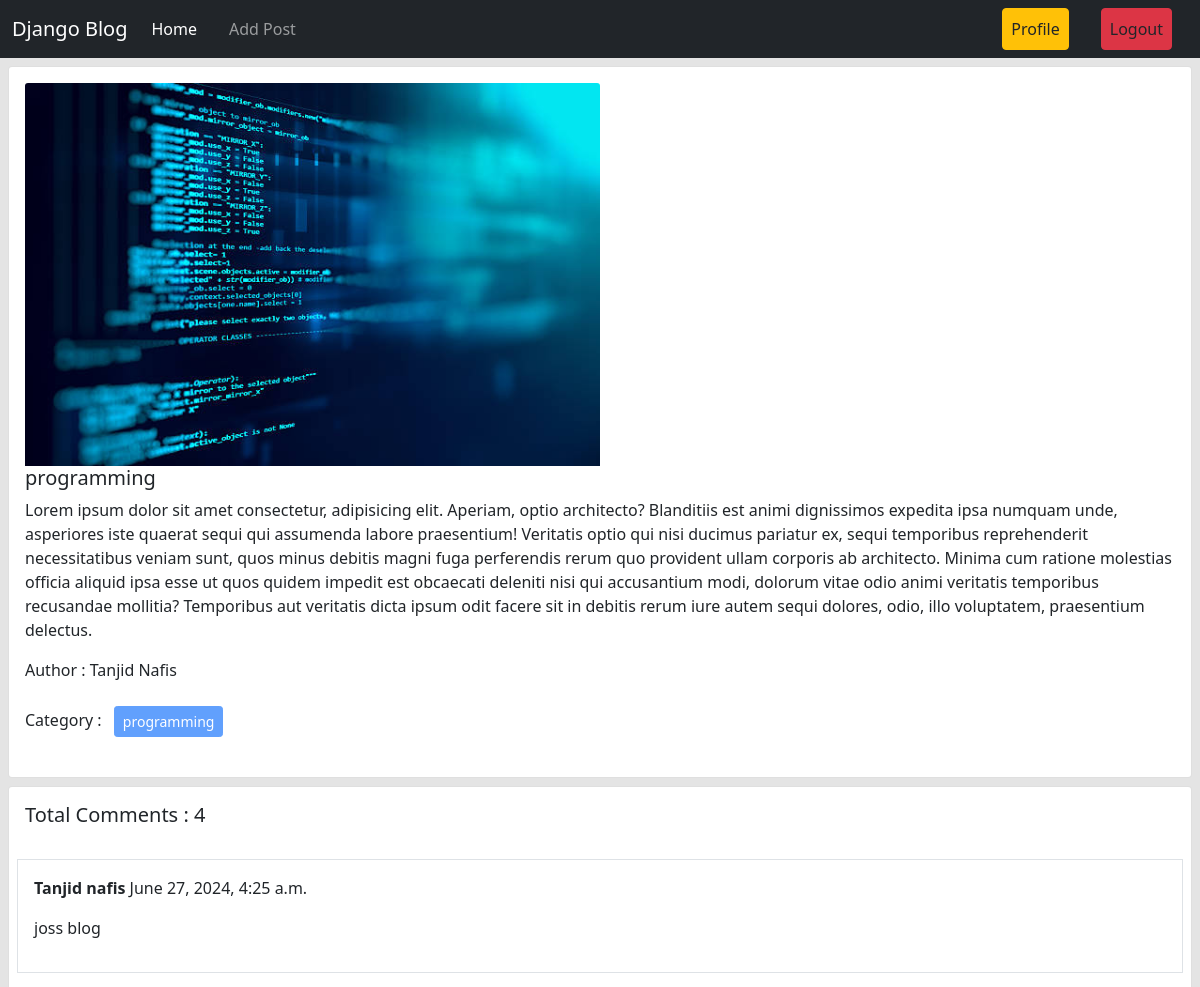
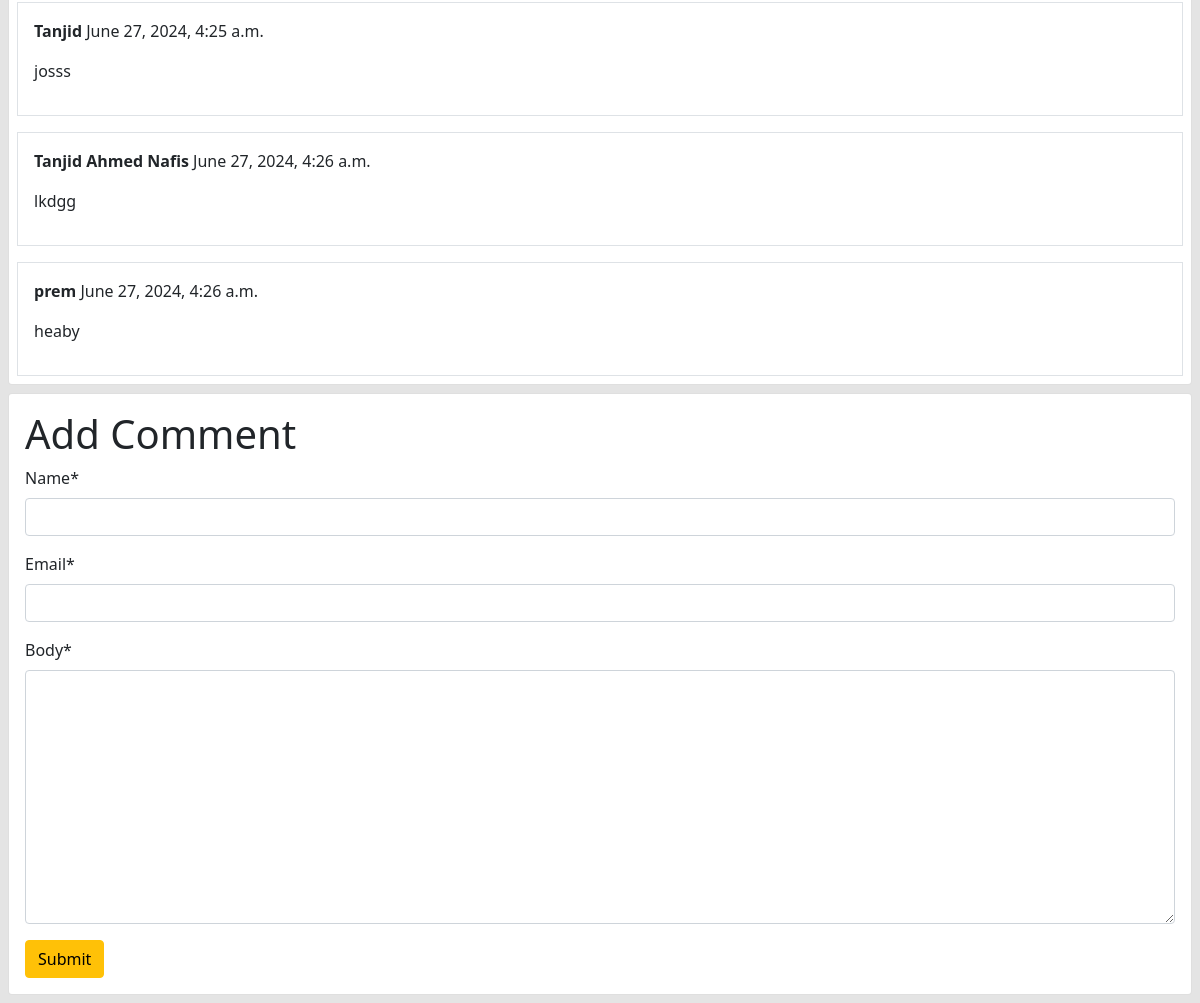
Screenshot of /post/details_post/5 (signed in) with the database file from the repository (2 pictures, top to bottom).
### post/models.py (models this page shows, shortened)
class Post(models.Model):
    title=models.CharField(max_length=100)
    content=models.TextField()
    category=models.ManyToManyField(Category)
    author=models.ForeignKey(User,on_delete=models.CASCADE)
    image=models.ImageField(upload_to='post/media/uploads/', blank=True,null=True)

class Comment(models.Model):
    post=models.ForeignKey(Post, on_delete=models.CASCADE, related_name='comments')
    name=models.CharField(max_length=120)
    email=models.EmailField()
    body=models.TextField()
    created_on=models.DateTimeField(auto_now_add=True)

### categories/models.py (models this page shows, shortened)
class Category(models.Model):
    name=models.CharField(max_length=100)
    slug=models.SlugField(max_length=100,unique=True,null=True,blank=True)

### post/views.py (the view, shortened to what this page needs)
# urls.py: path('details_post/<int:id>',views.DetailsView.as_view(),name='detail_view')
@method_decorator(login_required,name='dispatch')
class DetailsView(DetailView):
    model=models.Post
    pk_url_kwarg='id'
    template_name='post_detail.html'
    def get_context_data(self, **kwargs):
        context = super().get_context_data(**kwargs)
        post=self.object
        comments=post.comments.all()
        form=forms.CommentForm()
        context["comments"] =comments
        context["form"] =form
        return context

### post/forms.py
class CommentForm(forms.ModelForm):
    class Meta:
        model =Comment
        fields=['name','email','body']

### post/templates/post_detail.html (shortened to what this page needs)
{% extends 'base.html' %}
{% load crispy_forms_tags %}
{% block content %}
<div class="col-12">
    <div class="card m-2">
      <div class="card-body">
        {% if post.image %}
        <img style="width:50%;" src="{{ post.image.url }}" class="card-img-top" alt="...">
      {% else %}
        <img src="" class="card-img-top" alt="No image available">
      {% endif %}
        <h5 class="card-title">{{post.title}}</h5>
        <p class="card-text">{{post.content}}</p>
        <p>Author : {{post.author.first_name}} {{post.author.last_name}}</p>
        <p>
          Category : {% for cat in post.category.all %}
          <button class="btn btn-primary btn-sm m-2" disabled>
            {{cat.name}}
          </button>
          {% endfor %}
        </p>
      </div>
    </div>
  </div>
  <div class="card m-2">
    <h5 class="p-3">Total Comments : {{ comments|length }}</h5>
    {% for comment in comments %}
        <div class="card-body border m-2">
            <p><b>{{ comment.name }}</b> {{ comment.created_on }}</p>
            <p>{{ comment.body }}</p>
        </div>
    {% endfor %}
</div>
<div class="card m-2">
    <div class="card-body">
        <form method="post">
            <h1>Add Comment</h1>
            {{ form|crispy }}
            <button class="btn btn-warning">Submit</button>
        </form>
    </div>
</div>
{% endblock %}

### templates/base.html (shortened to what this page needs)
<!DOCTYPE html>
<html lang="en">
  <head>
    <link
      href="https://cdn.jsdelivr.net/npm/bootstrap@5.0.2/dist/css/bootstrap.min.css"
      rel="stylesheet"
    />
  </head>
  <body style="background-color : #e4e4e4">
    <nav class="navbar navbar-expand-lg navbar-dark bg-dark">
      <div class="container-fluid">
        <a class="navbar-brand" href="{% url 'homepage' %}">Django Blog</a>
        <div class="collapse navbar-collapse" id="navbarSupportedContent">
          <ul class="navbar-nav me-auto mb-2 mb-lg-0">
            <li class="nav-item">
              <a
                class="nav-link active"
                aria-current="page"
                href="{% url 'homepage' %}"
                >Home</a
              >
            </li>
            {% if request.user.is_authenticated %}
            <li class="nav-item mx-3">
              <a
                class="nav-link"
                href="{% url 'add_post' %}"
                >Add Post</a
              >
            </li>
            {% endif %}
          </ul>
          <div class="d-flex">
            <ul class="navbar-nav me-auto mb-2 mb-lg-0">
              {% if request.user.is_authenticated %}
              <li class="nav-item mx-3">
                <a
                  class="nav-link btn btn-warning text-dark"
                  href="{% url 'profile' %}"
                  >Profile</a
                >
              </li>
              <li class="nav-item mx-3">
                <a
                  class="nav-link btn btn-danger text-dark"
                  href="{% url 'logout' %}"
                  >Logout</a
                >
              </li>
              {% endif %}
            </ul>
          </div>
        </div>
      </div>
    </nav>
    {% block content %} {% endblock %}
  </body>
</html>

### rows the page displays
Post: image (picture), title "programming", content "Lorem ipsum dolor sit amet consectetur, adipisicing elit. Aperiam, optio architecto? Blanditiis est animi dignissimos expedita ipsa numquam unde, asperiores iste quaerat sequi qui assumenda labore praesentium! Veritatis optio qui nisi ducimus pariatur ex, sequi temporibus reprehenderit necessitatibus veniam sunt, quos minus debitis magni fuga perferendis rerum quo provident ullam corporis ab architecto. Minima cum ratione molestias officia aliquid ipsa esse ut quos quidem impedit est obcaecati deleniti nisi qui accusantium modi, dolorum vitae odio animi veritatis temporibus recusandae mollitia? Temporibus aut veritatis dicta ipsum odit facere sit in debitis rerum iure autem sequi dolores,…", author.first_name "Tanjid", author.last_name "Nafis"
Category: name "programming"
Comment: name "Tanjid nafis", created_on "June 27, 2024, 4:25 a.m.", body "joss blog"
Comment: name "Tanjid", created_on "June 27, 2024, 4:25 a.m.", body "josss"
Comment: name "Tanjid Ahmed Nafis", created_on "June 27, 2024, 4:26 a.m.", body "lkdgg"
Comment: name "prem", created_on "June 27, 2024, 4:26 a.m.", body "heaby"

### other values shown
{{ comments|length }} "4"
